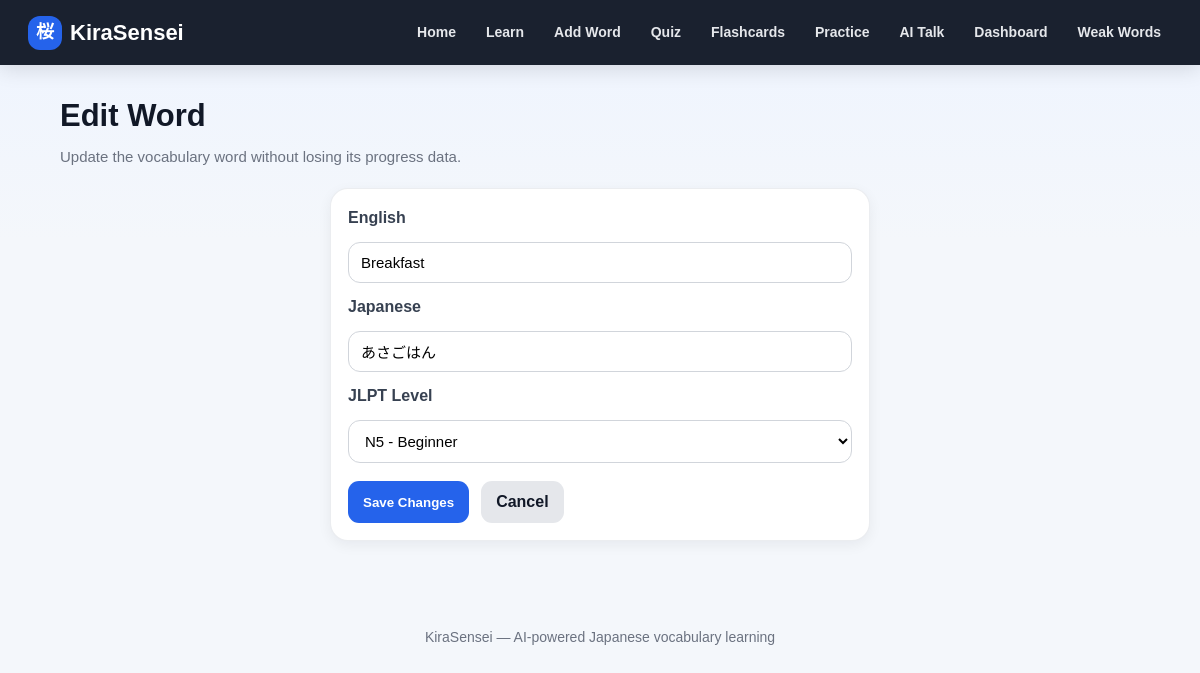
Before: /edit/6 with the older database file.
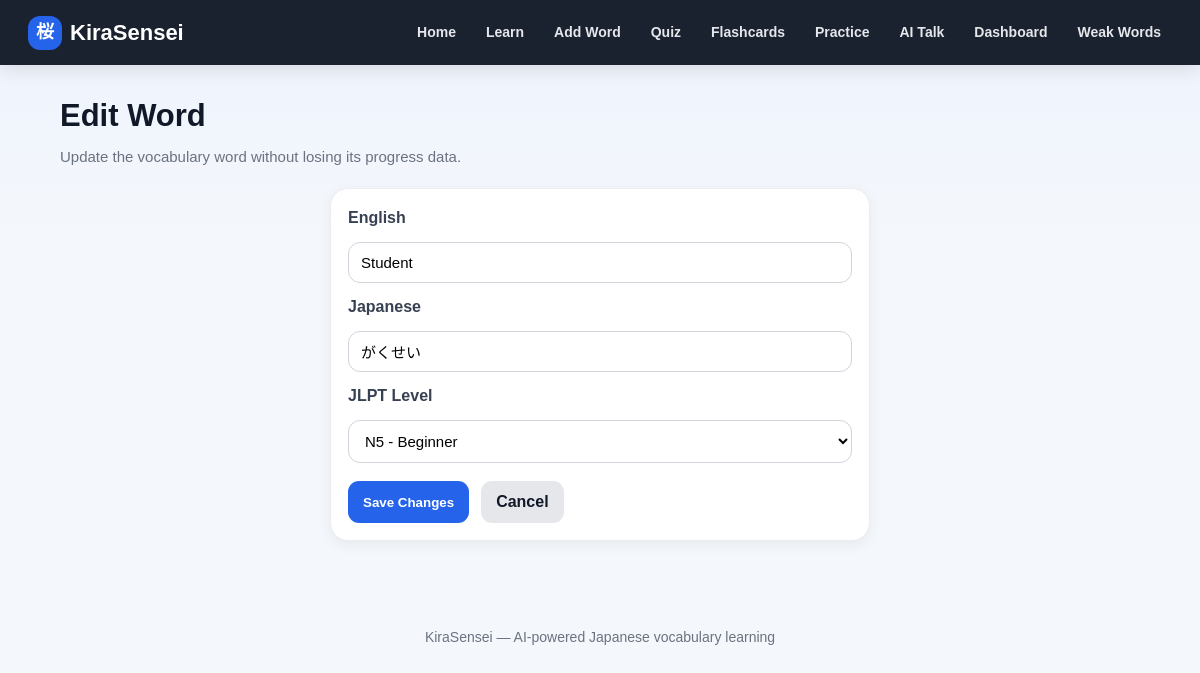
After: the same page with the newer database file.
### tables this page shows
CREATE TABLE words (
            id INTEGER PRIMARY KEY AUTOINCREMENT,
            english TEXT NOT NULL,
            japanese TEXT NOT NULL
        , correct_count INTEGER DEFAULT 0, wrong_count INTEGER DEFAULT 0, last_reviewed TEXT, jlpt_level TEXT DEFAULT 'N5');

### app.py (the view, shortened to what this page needs)
@app.route("/edit/<int:word_id>", methods=["GET", "POST"])
def edit_word(word_id):
    conn = get_db_connection()
    word = conn.execute("SELECT * FROM words WHERE id = ?", (word_id,)).fetchone()
    if word is None:
        conn.close()
        return redirect(url_for("learn"))
    conn.close()
    return render_template("edit.html", word=word)

### app.py (called while the page is built)
def get_db_connection():
    conn = sqlite3.connect("words.db")
    conn.row_factory = sqlite3.Row
    return conn

### templates/edit.html (shortened to what this page needs)
{% extends "base.html" %}
{% block content %}
<div class="page-header">
    <h1>Edit Word</h1>
    <p>Update the vocabulary word without losing its progress data.</p>
</div>
<form method="POST" class="form-card">
    <label>English</label>
    <input type="text" name="english" value="{{ word.english }}" required>
    <label>Japanese</label>
    <input type="text" name="japanese" value="{{ word.japanese }}" required>
    <label>JLPT Level</label>
    <select name="level" required>
        <option value="N5" {% if word.jlpt_level == "N5" %}selected{% endif %}>N5 - Beginner</option>
    </select>
    <div class="form-actions">
        <button type="submit" class="btn-primary">Save Changes</button>
        <a href="{{ url_for('learn') }}" class="btn-secondary">Cancel</a>
    </div>
</form>
{% endblock %}

Changed rows visible on the page:
changed words "N5 - Beginner": english "Breakfast" → "Student"; japanese "あさごはん" → "がくせい"
